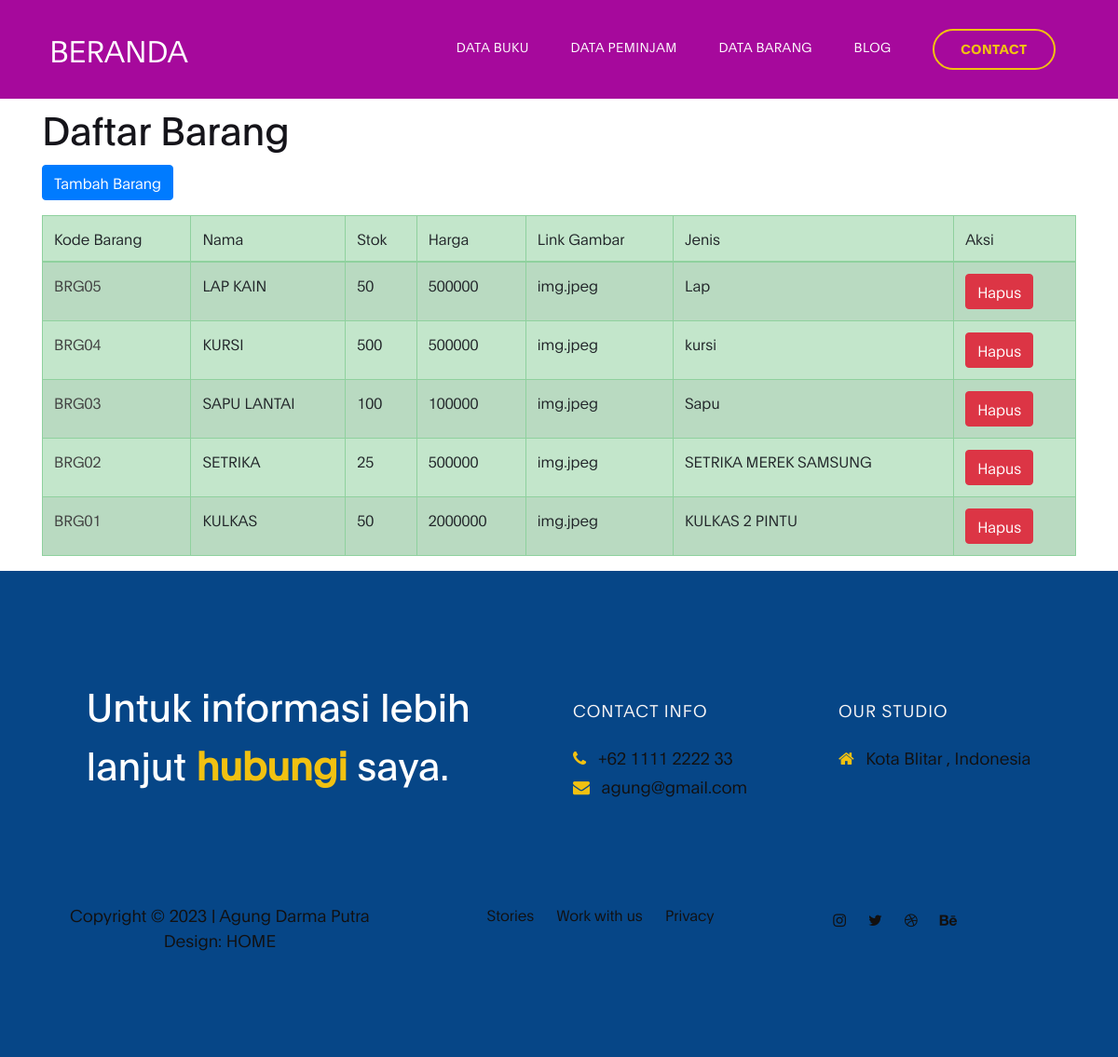
/databarang/, run on an earlier commit of the app's database.
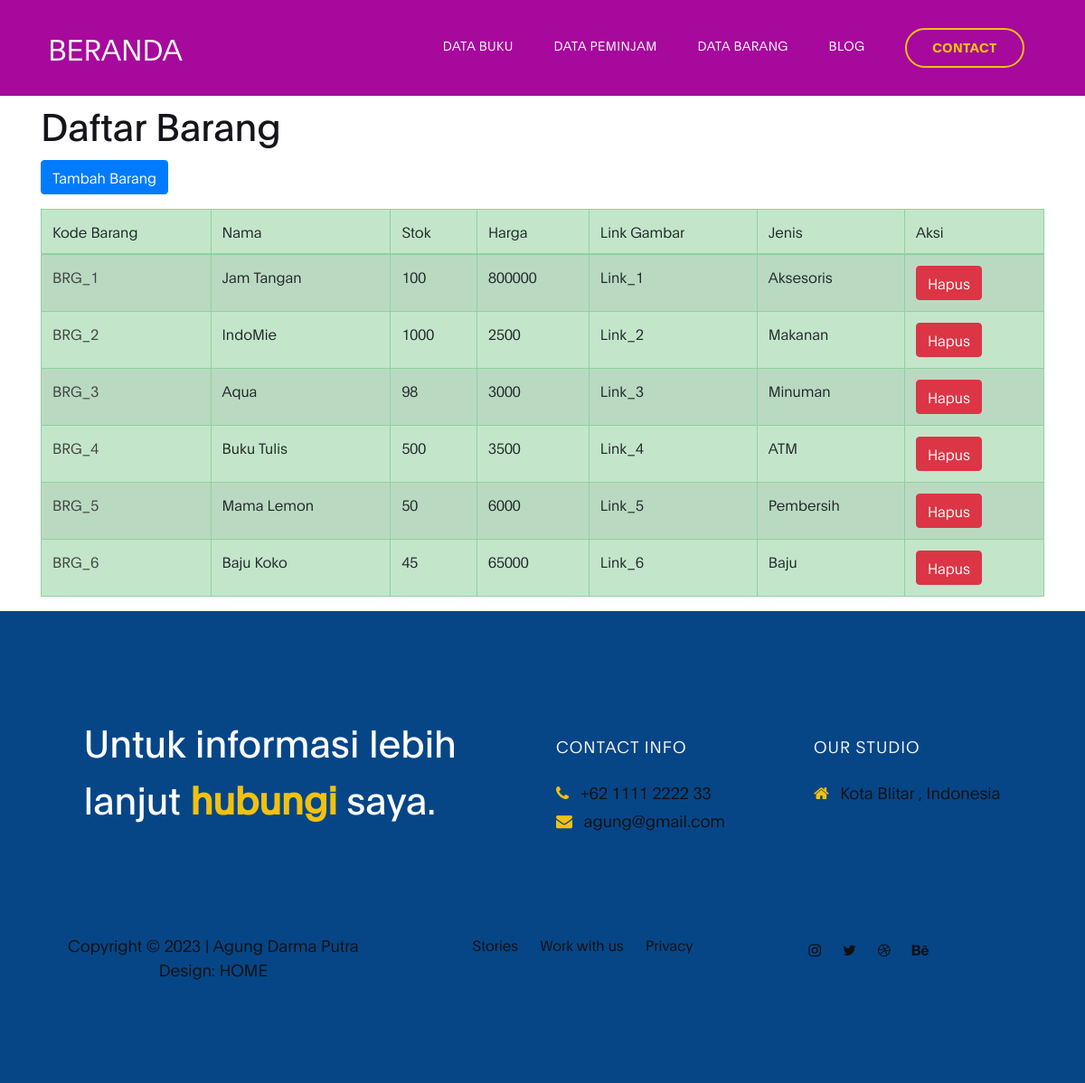
And on a later commit of the database.
### dashboard/models.py (models this page shows, shortened)
class Barang(models.Model):
    kodebrg = models.CharField(max_length=8, default='BRG')
    nama = models.CharField(max_length=50)
    stok = models.IntegerField()
    harga = models.BigIntegerField()
    link_gbr = models.CharField(max_length=150, blank=True)
    waktu_posting=models.DateTimeField(auto_now_add=True)
    jenis_id=models.ForeignKey(Jenis,on_delete=models.CASCADE, null=True)

class Jenis(models.Model):
    nama=models.CharField(max_length=50)
    ket=models.TextField()

### dashboard/views.py (the view)
# urls.py: path('databarang/',Barang_view),
def Barang_view(request):
    barangs=Barang.objects.all()
    titelnya="Data Barang"
    konteks={
        'barang':barangs,
        'titel':titelnya,
    }
    return render(request, 'tampil_brg.html',konteks)

### templates/tampil_brg.html (shortened to what this page needs)
{% extends 'base.html' %}
{% load static %}
{% block isinya %}
<div class="container">
    <h1 class="align-center">Daftar Barang</h1>
    <p><a href="/registrasibrg" class="btn btn-primary">Tambah Barang</a></p>
    <table border="1" class="table table-success table-striped">
        <thead class="table-yellow">
            <tr>
                <th>Kode Barang</th>
                <th>Nama</th>
                <th>Stok</th>
                <th>Harga</th>
                <th>Link Gambar</th>
                <th>Jenis</th>
                <th>Aksi</th>
            </tr>
        </thead>
        {% for Barang in barang %}
        <tr>
            <td><a href="{% url 'ubah_brg' Barang.id %}">{{Barang.kodebrg}}</a></td>
            <td>{{Barang.nama}}</td>
            <td>{{Barang.stok}}</td>
            <td>{{Barang.harga}}</td>
            <td>{{Barang.link_gbr}}</td>
            <td>{{Barang.jenis_id.nama}}</td>
            <td><button type="button" class="btn btn-danger" data-toggle="modal" data-target="#hapus-{{ Barang.id }}">
                    Hapus
                </button></td>
        </tr>
        {% endfor %}
    </table>
</div>
{% endblock %}

What changed in the data, as far as the page shows it:
removed Barang: kodebrg "BRG05", nama "LAP KAIN", stok "50", harga "500000", link_gbr "img.jpeg", jenis_id.nama "Lap"
removed Barang: kodebrg "BRG04", nama "KURSI", stok "500", harga "500000", link_gbr "img.jpeg", jenis_id.nama "kursi"
removed Barang: kodebrg "BRG03", nama "SAPU LANTAI", stok "100", harga "100000", link_gbr "img.jpeg", jenis_id.nama "Sapu"
removed Barang: kodebrg "BRG02", nama "SETRIKA", stok "25", harga "500000", link_gbr "img.jpeg", jenis_id.nama "SETRIKA MEREK SAMSUNG"
removed Barang: kodebrg "BRG01", nama "KULKAS", stok "50", harga "2000000", link_gbr "img.jpeg", jenis_id.nama "KULKAS 2 PINTU"
added Barang: kodebrg "BRG_1", nama "Jam Tangan", stok "100", harga "800000", link_gbr "Link_1", jenis_id.nama "Aksesoris"
added Barang: kodebrg "BRG_2", nama "IndoMie", stok "1000", harga "2500", link_gbr "Link_2", jenis_id.nama "Makanan"
added Barang: kodebrg "BRG_3", nama "Aqua", stok "98", harga "3000", link_gbr "Link_3", jenis_id.nama "Minuman"
added Barang: kodebrg "BRG_4", nama "Buku Tulis", stok "500", harga "3500", link_gbr "Link_4", jenis_id.nama "ATM"
added Barang: kodebrg "BRG_5", nama "Mama Lemon", stok "50", harga "6000", link_gbr "Link_5", jenis_id.nama "Pembersih"
added Barang: kodebrg "BRG_6", nama "Baju Koko", stok "45", harga "65000", link_gbr "Link_6", jenis_id.nama "Baju"
